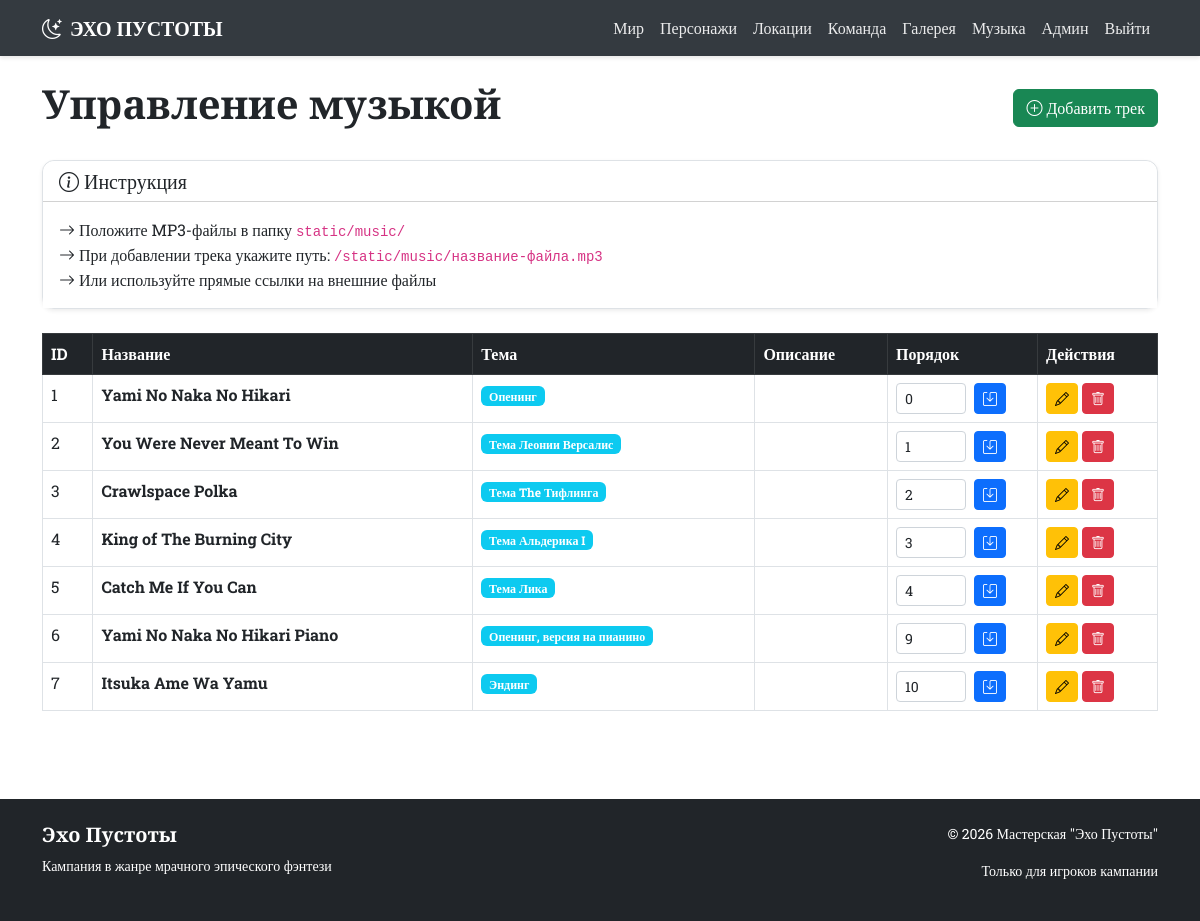
The page /admin/music (signed in) on the database as committed earlier.
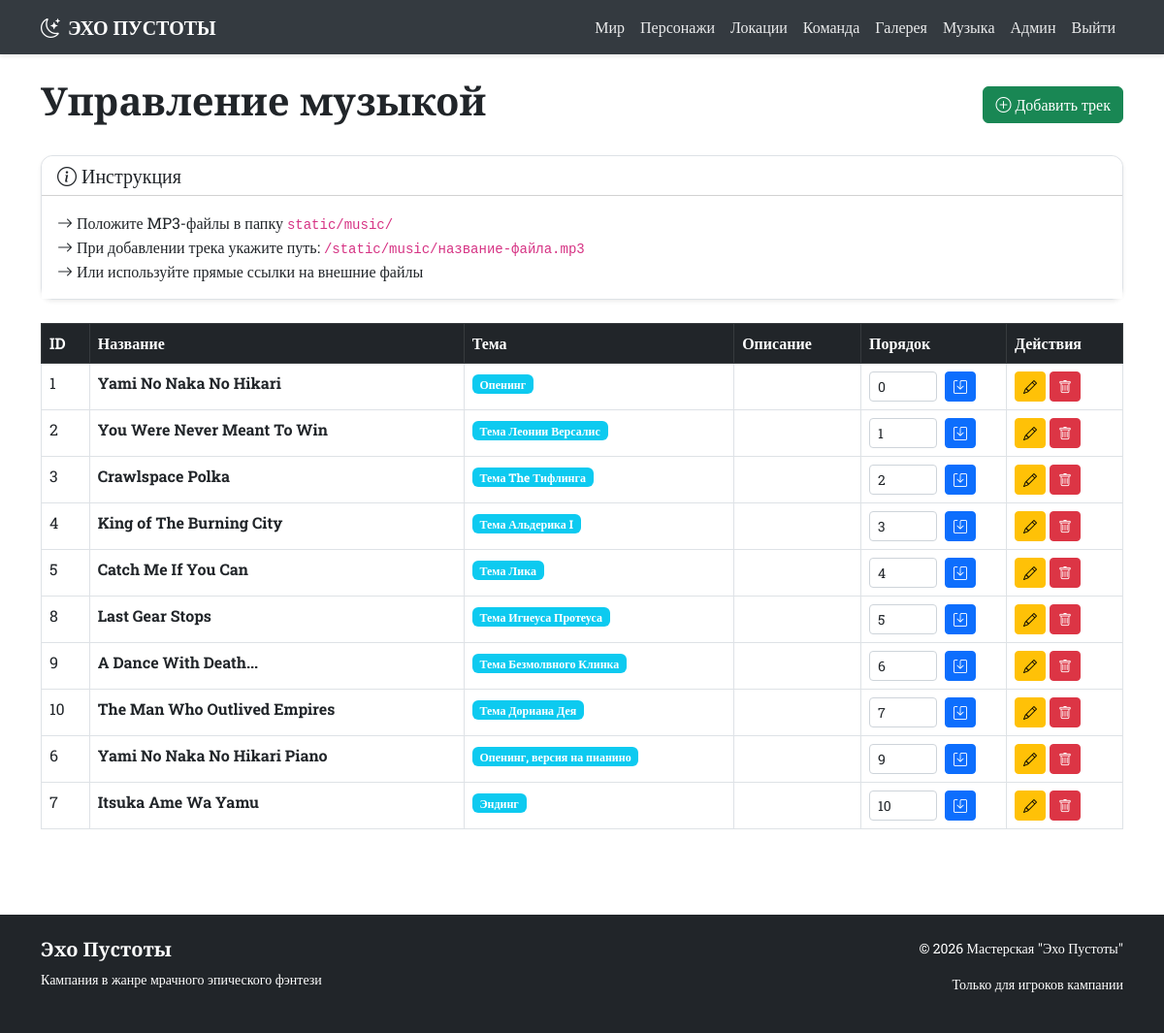
The same page on the database as committed later.
### app.py (models this page shows)
class MusicTrack(db.Model):
    __tablename__ = 'music_tracks'
    id = db.Column(db.Integer, primary_key=True)
    title = db.Column(db.String(200), nullable=False)
    description = db.Column(db.Text)
    character_theme = db.Column(db.String(100))
    audio_url = db.Column(db.String(500), nullable=False)
    sort_order = db.Column(db.Integer, default=0)
    cover_url = db.Column(db.String(500))

### app.py (the view)
@app.route('/admin/music')
@login_required
def admin_music():
    tracks = MusicTrack.query.order_by(MusicTrack.sort_order, MusicTrack.id).all()
    return render_template('admin/music.html', tracks=tracks)

### app.py (called while the page is built)
@login_manager.user_loader
def load_user(user_id):
    return User.query.get(int(user_id))

### templates/admin/music.html (shortened to what this page needs)
{% extends "base.html" %}
{% block content %}
<div class="d-flex justify-content-between align-items-center mb-4">
    <h1 class="cinzel text-dark">Управление музыкой</h1>
    <a href="{{ url_for('add_music_track') }}" class="btn btn-success">
        <i class="bi bi-plus-circle"></i> Добавить трек
    </a>
</div>
<div class="card shadow-sm mb-4">
    <div class="card-header bg-white">
        <h5 class="mb-0 text-dark"><i class="bi bi-info-circle"></i> Инструкция</h5>
    </div>
    <div class="card-body bg-white">
        <p class="text-dark mb-0">
            <i class="bi bi-arrow-right"></i> Положите MP3-файлы в папку <code>static/music/</code><br>
            <i class="bi bi-arrow-right"></i> При добавлении трека укажите путь: <code>/static/music/название-файла.mp3</code><br>
            <i class="bi bi-arrow-right"></i> Или используйте прямые ссылки на внешние файлы
        </p>
    </div>
</div>
<div class="table-responsive">
    <table class="table table-bordered table-hover">
        <thead class="table-dark">
            <tr>
                <th>ID</th>
                <th>Название</th>
                <th>Тема</th>
                <th>Описание</th>
                <th>Порядок</th>
                <th>Действия</th>
            </tr>
        </thead>
        <tbody>
            {% for track in tracks %}
            <tr>
                <td>{{ track.id }}</td>
                <td><strong>{{ track.title }}</strong></td>
                <td><span class="badge bg-info">{{ track.character_theme }}</span></td>
                <td>{{ track.description[:50] }}{% if track.description|length > 50 %}...{% endif %}</td>
                <td style="width: 150px;">
                    <form method="POST" action="{{ url_for('edit_music_track', id=track.id) }}" class="d-flex gap-2">
                        <input type="number" name="sort_order" value="{{ track.sort_order }}"
                                style="width: 70px;" class="form-control form-control-sm"
                                min="0" max="100" step="1">
                        <button type="submit" class="btn btn-sm btn-primary">
                            <i class="bi bi-save"></i>
                        </button>
                    </form>
                </td>
                <td style="width: 120px;">
                    <a href="{{ url_for('edit_music_track', id=track.id) }}" class="btn btn-sm btn-warning">
                        <i class="bi bi-pencil"></i>
                    </a>
                    <a href="{{ url_for('delete_music_track', id=track.id) }}" class="btn btn-sm btn-danger"
                        onclick="return confirm('Удалить трек «{{ track.title }}»?')">
                        <i class="bi bi-trash"></i>
                    </a>
                </td>
            </tr>
            {% endfor %}
        </tbody>
    </table>
</div>
{% endblock %}

Rows that differ between the two databases and show on the page:
added MusicTrack: id "8", title "Last Gear Stops", character_theme "Тема Игнеуса Протеуса", sort_order "5"
added MusicTrack: id "9", title "A Dance With Death...", character_theme "Тема Безмолвного Клинка", sort_order "6"
added MusicTrack: id "10", title "The Man Who Outlived Empires", character_theme "Тема Дориана Дея", sort_order "7"
